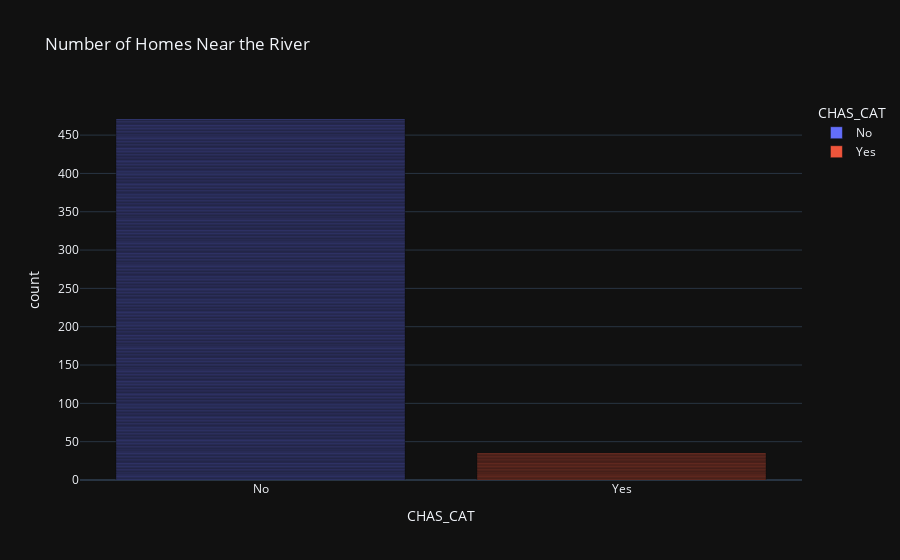

Notebook cell for this chart:
### Code cell
fig = px.bar(
    data_frame=df,
    x='CHAS_CAT',
    title='Number of Homes Near the River',
    color='CHAS_CAT'
)
fig.show()

### Figure 1 — Plotly figure (JSON) as saved in the notebook; plotly's stock layout.template omitted (floating-point values rounded to 4 significant figures; data arrays with more than 128 entries replaced by an {"elided": "..."} marker saying what was removed)
{"data": [{"alignmentgroup": "True", "hovertemplate": "CHAS_CAT=%{x}<br>count=%{y}<extra></extra>", "legendgroup": "No", "marker": {"color": "#636efa", "pattern": {"shape": ""}}, "name": "No", "offsetgroup": "No", "orientation": "v", "showlegend": true, "textposition": "auto", "x": {"elided": "471 str values"}, "xaxis": "x", "y": {"elided": "471 int values"}, "yaxis": "y", "type": "bar"}, {"alignmentgroup": "True", "hovertemplate": "CHAS_CAT=%{x}<br>count=%{y}<extra></extra>", "legendgroup": "Yes", "marker": {"color": "#EF553B", "pattern": {"shape": ""}}, "name": "Yes", "offsetgroup": "Yes", "orientation": "v", "showlegend": true, "textposition": "auto", "x": ["Yes", "Yes", "Yes", "Yes", "Yes", "Yes", "Yes", "Yes", "Yes", "Yes", "Yes", "Yes", "Yes", "Yes", "Yes", "Yes", "Yes", "Yes", "Yes", "Yes", "Yes", "Yes", "Yes", "Yes", "Yes", "Yes", "Yes", "Yes", "Yes", "Yes", "Yes", "Yes", "Yes", "Yes", "Yes"], "xaxis": "x", "y": [1, 1, 1, 1, 1, 1, 1, 1, 1, 1, 1, 1, 1, 1, 1, 1, 1, 1, 1, 1, 1, 1, 1, 1, 1, 1, 1, 1, 1, 1, 1, 1, 1, 1, 1], "yaxis": "y", "type": "bar"}], "layout": {"xaxis": {"anchor": "y", "domain": [0.0, 1.0], "title": {"text": "CHAS_CAT"}, "categoryorder": "array", "categoryarray": ["No", "Yes"]}, "yaxis": {"anchor": "x", "domain": [0.0, 1.0], "title": {"text": "count"}}, "legend": {"title": {"text": "CHAS_CAT"}, "tracegroupgap": 0}, "title": {"text": "Number of Homes Near the River"}, "barmode": "relative"}}
